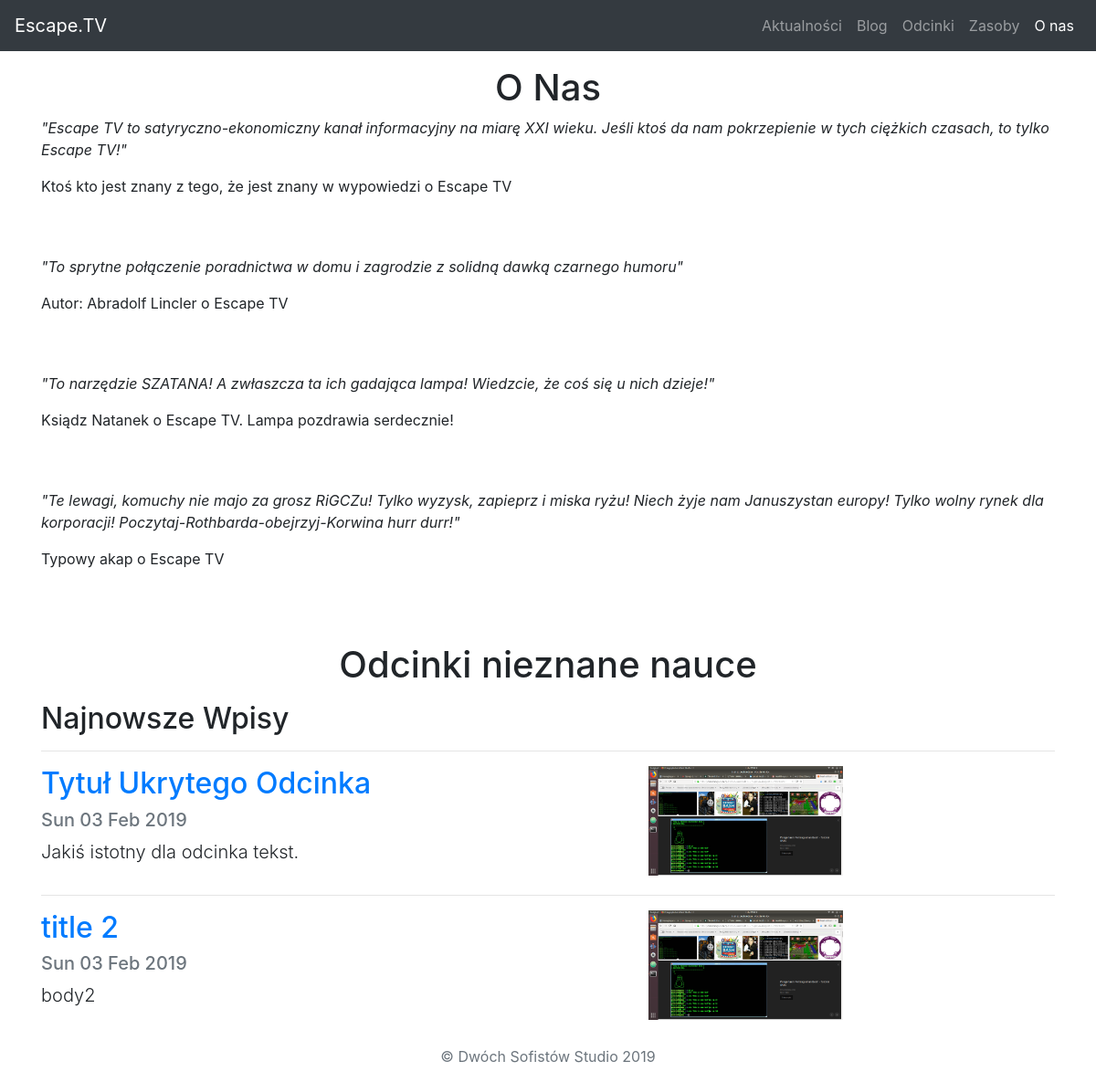
The page /about/ on the database its author committed.
### episodes/models.py (models this page shows, shortened)
class HiddenEpisode(models.Model):
    title = models.CharField(max_length=200)
    pubdate = models.DateTimeField()
    body = models.TextField()
    image = models.ImageField(upload_to='images')
    video = models.CharField(max_length=500)
    skin = models.ImageField(upload_to='images', blank=True, null=True)
    resource1 = models.TextField()
    resource2 = models.TextField()
    link = models.TextField()
    def summary(self):
        return self.body[:110]
    def pubdate_short(self):
        return self.pubdate.strftime('%a %d %b %Y')

### weird/views.py (the view)
# urls.py: path('about/', weird.views.about, name='about'),
def about(request):
    episodes_h = HiddenEpisode.objects
    return render(request, 'about.html', {'episodes':episodes_h})

### weird/templates/about.html (shortened to what this page needs)
<!doctype html>
<html lang="en">
  {% load staticfiles %}
  <head>
    <link rel="stylesheet" href="https://stackpath.bootstrapcdn.com/bootstrap/4.1.3/css/bootstrap.min.css">
  </head>
  <body>
    <header>
      <nav class="navbar navbar-expand-lg navbar-dark bg-dark">
        <a class="navbar-brand" href="{% url 'home' %}">Escape.TV</a>
        <div class="collapse navbar-collapse" id="navbarNav">
          <ul class="navbar-nav ml-auto">
            <li class="nav-item">
              <a class="nav-link" href="{% url 'home' %}">Aktualności</a>
            </li>
            <li class="nav-item">
              <a class="nav-link" href="{% url 'blogmenu' %}">Blog</a>
            </li>
            <li class="nav-item">
              <a class="nav-link" href="{% url 'episodemenu' %}">Odcinki</a>
            </li>
            <li class="nav-item">
              <a class="nav-link" href="{% url 'resourcemenu' %}">Zasoby</a>
            </li>
            <li class="nav-item">
              <a class="nav-link active" href="{% url 'about' %}">O nas</a>
            </li>
          </ul>
        </div>
      </nav>
    </header>
    <main role="main">
      <div class="container">
        <h1 class="text-center pt-3">O Nas</h1>
        <p><i> "Escape TV to satyryczno-ekonomiczny kanał informacyjny na miarę XXI wieku.
            Jeśli ktoś da nam pokrzepienie w tych ciężkich czasach, to tylko Escape TV!" </i></p>
            <blockquote>Ktoś kto jest znany z tego, że jest znany w wypowiedzi o Escape TV</blockquote><br><br>
        <p><i> "To sprytne połączenie poradnictwa w domu i zagrodzie z solidną dawką czarnego humoru" </i></p>
            <blockquote>Autor: Abradolf Lincler o Escape TV</blockquote><br><br>
        <p><i> "To narzędzie SZATANA! A zwłaszcza ta ich gadająca lampa! Wiedzcie, że coś się  u nich dzieje!" </i></p>
            <blockquote>Ksiądz Natanek o Escape TV. Lampa pozdrawia serdecznie!</blockquote><br><br>
        <p><i> "Te lewagi, komuchy nie majo za grosz RiGCZu! Tylko wyzysk, zapieprz i miska ryżu!
                Niech żyje nam Januszystan europy! Tylko wolny rynek dla korporacji!
                Poczytaj-Rothbarda-obejrzyj-Korwina hurr durr!" </i></p>
            <blockquote>Typowy akap o Escape TV</blockquote><br><br>
      </div>
      <div class="container marketing">
        <h1 class="text-center pt-3">Odcinki nieznane nauce</h1>
        <h2 class="pt-2">Najnowsze Wpisy</h2>
        {% for episode in episodes.all %}
          <hr class="featurette-divider">
           <div class="row featurette">
             <div class="col-md-7">
               <a href="{% url 'detailep' episode.id %}"><h2 class="featurette-heading">{{ episode.title }}</h2></a> <h5 class="text-muted">{{ episode.pubdate_short }}</h5>
               <p class="lead">{{ episode.summary }}</p>
             </div>
             <div class="col-md-5">
               <a href="{% url 'episode' episode.id %}"><img class="featurette-image" src="{{ episode.image.url }}" height="120px" /></a>
             </div>
           </div>
        {% endfor %}
      </div>
    </main>
    <br/>
    <footer class="text-muted">
      <div class="container text-center">
        <p> &copy; Dwóch Sofistów Studio {% now "Y" %}</p>
      </div>
    </footer>
  </body>
</html>

### rows shown on the page
HiddenEpisode: title "Tytuł Ukrytego Odcinka", pubdate_short "Sun 03 Feb 2019", summary "Jakiś istotny dla odcinka tekst.", image (picture)
HiddenEpisode: title "title 2", pubdate_short "Sun 03 Feb 2019", summary "body2", image (picture)
